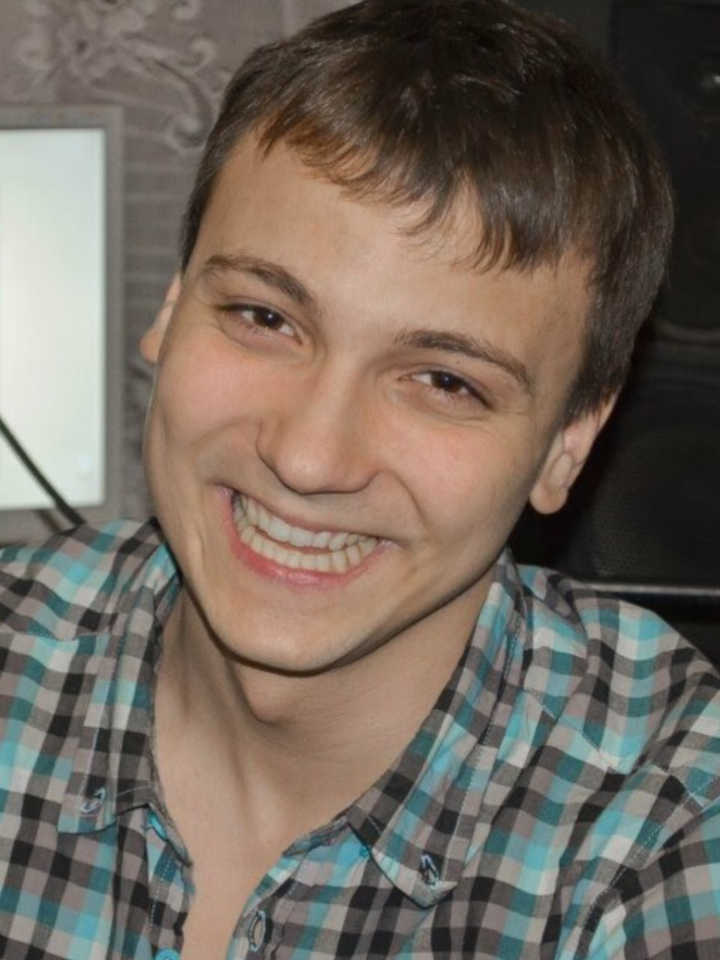
#> input picture task4/1.png, 1440 x 1920 px (shown at 1/2 size)
$ jupyter execute task4.ipynb
#> lines starting #> are read from the running program, lines starting #| are printed output that depends on the picture
[cell 1]
import cv2 as cv
import numpy as np,sys

[cell 2]
A = cv.imread('1.png')
#> A is the input picture: shape (1920, 1440, 3); mean B, G, R 93.3, 103.5, 114.3
B = cv.imread('2.png')
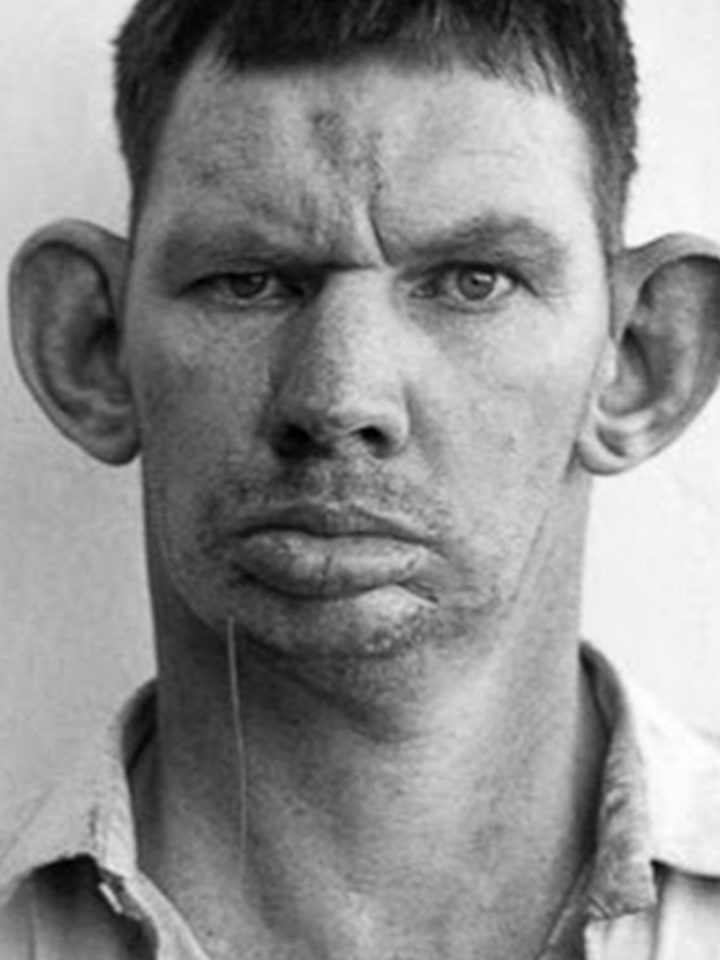
#> input picture task4/2.png, 1440 x 1920 px (shown at 1/2 size)
#> B is the input picture: shape (1920, 1440, 3); min 0, max 255, mean 141

[cell 3]
# Пирамиды
G_A = A.copy()
G_B = B.copy()
gpA = [G_A]
gpB = [G_B]
for i in range(6):
    G_A = cv.pyrDown(G_A)
    gpA.append(G_A)
    G_B = cv.pyrDown(G_B)
    gpB.append(G_B)
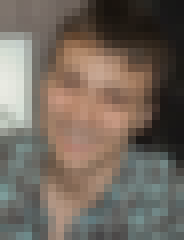
#> G_A: shape (30, 23, 3) (shown 8 times larger); mean B, G, R 93.7, 103.9, 114.7
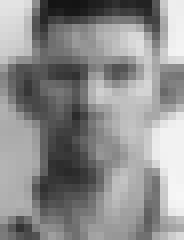
#> G_B: shape (30, 23, 3) (shown 8 times larger); min 20, max 247, mean 141
#> after the loop, gpA = 7 items; gpB = 7 items

[cell 4]
lpA = [gpA[5]]
lpB = [gpB[5]]
for i in range(5,0,-1):
    GE_A = cv.pyrUp(gpA[i])
    L_A = cv.subtract(gpA[i-1],GE_A)
    lpA.append(L_A)
    GE_B = cv.pyrUp(gpB[i])
    L_B = cv.subtract(gpB[i - 1], GE_B)
    lpB.append(L_B)
#> this loop made 5 passes
#> pass 1, `GE_A = cv.pyrUp(gpA[i])`:
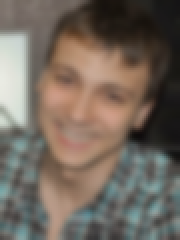
#> GE_A: shape (120, 90, 3) (shown 2 times larger); mean of channels 0, 1, 2 93.7, 103.9, 114.8; drawn as B, G, R
#> pass 1, `L_A = cv.subtract(gpA[i-1],GE_A)`:
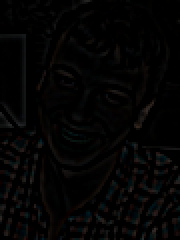
#> L_A: shape (120, 90, 3) (shown 2 times larger); mean of channels 0, 1, 2 3.6, 3.8, 4.1; drawn as B, G, R
#> pass 1, `GE_B = cv.pyrUp(gpB[i])`:
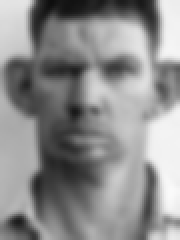
#> GE_B: shape (120, 90, 3) (shown 2 times larger); min 14, max 250, mean 140.6
#> pass 1, `L_B = cv.subtract(gpB[i - 1], GE_B)`:
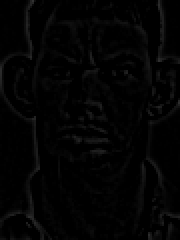
#> L_B: shape (120, 90, 3) (shown 2 times larger); min 0, max 50, mean 3.4
#> after the loop, lpA = 6 items; lpB = 6 items

[cell 5]
# Добавление половин изображения на каждом уровне
LS = []
for la,lb in zip(lpA,lpB):
    rows,cols,dpt = la.shape
    ls = np.hstack((la[:,:cols//2], lb[:,cols//2:]))
    LS.append(ls)
#> this loop made 6 passes
#> (rows, cols) on passes 1 to 6: (60, 45), (120, 90), (240, 180), (480, 360), (960, 720), (1920, 1440)
#> pass 2, `ls = np.hstack((la[:,:cols//2], lb[:,cols//2:]))`:
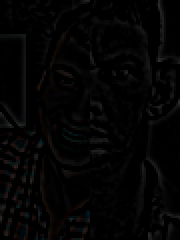
#> ls: shape (120, 90, 3) (shown 2 times larger); mean of channels 0, 1, 2 3.7, 3.8, 3.9; drawn as B, G, R
#> after the loop, LS = 6 items

[cell 6]
# Реконструкция
ls_ = LS[0]
for i in range(1,6):
    ls_ = cv.pyrUp(ls_)
    ls_ = cv.add(ls_, LS[i])
#> this loop made 5 passes
#> pass 1, `ls_ = cv.add(ls_, LS[i])`:
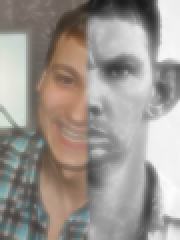
#> ls_: shape (120, 90, 3) (shown 2 times larger); mean of channels 0, 1, 2 144.7, 150.5, 156.8; drawn as B, G, R

[cell 7]
# Изображение с соединением половин
real = np.hstack((A[:,:cols//2],B[:,cols//2:]))
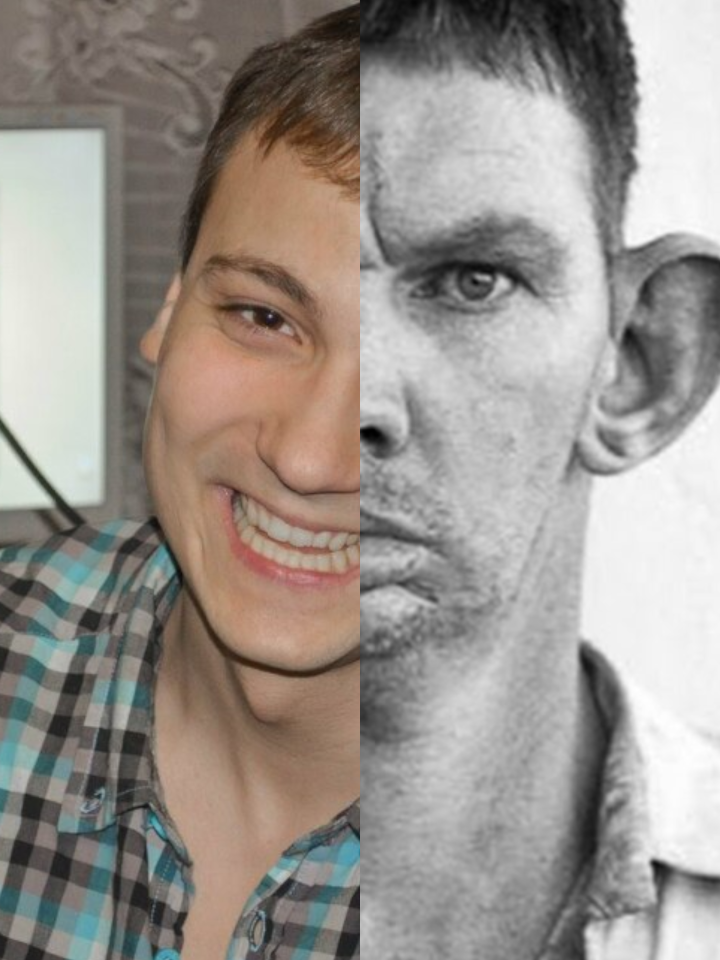
#> real: shape (1920, 1440, 3) (shown at 1/2 size); mean B, G, R 141, 147, 153.6
cv.imwrite('PyramidBlending2.png',ls_)
cv.imwrite('DirectBlending.png',real)
#> Out = True
